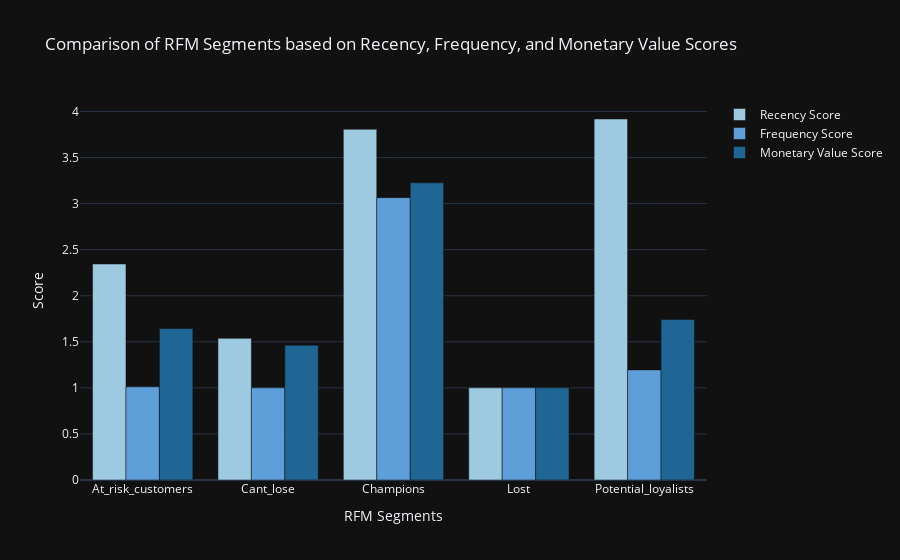

This figure's notebook cell:
### Code cell
# Calculate the average Recency, Frequency, and Monetary scores for each segment
segment_scores = df.groupby('RFMCustomerSegment')[['RecencyScore', 'FrequencyScore', 'MonetaryValueScore']].mean().reset_index()
# Create a grouped bar chart to compare segment scores
fig = go.Figure()

# Add bars for Recency score
fig.add_trace(go.Bar(
    x=segment_scores['RFMCustomerSegment'],
    y=segment_scores['RecencyScore'],
    name='Recency Score',
    marker_color='rgb(158,202,225)'
))

# Add bars for Frequency score
fig.add_trace(go.Bar(
    x=segment_scores['RFMCustomerSegment'],
    y=segment_scores['FrequencyScore'],
    name='Frequency Score',
    marker_color='rgb(94,158,217)'
))

# Add bars for Monetary score
fig.add_trace(go.Bar(
    x=segment_scores['RFMCustomerSegment'],
    y=segment_scores['MonetaryValueScore'],
    name='Monetary Value Score',
    marker_color='rgb(32,102,148)'
))

# Update the layout
fig.update_layout(
    title='Comparison of RFM Segments based on Recency, Frequency, and Monetary Value Scores',
    xaxis_title='RFM Segments',
    yaxis_title='Score',
    barmode='group',
    showlegend=True
)

fig.show()

### Figure 1 — Plotly figure (JSON) as saved in the notebook; plotly's stock layout.template omitted (floating-point values rounded to 4 significant figures)
{"data": [{"marker": {"color": "rgb(158,202,225)"}, "name": "Recency Score", "type": "bar", "x": ["At_risk_customers", "Cant_lose", "Champions", "Lost", "Potential_loyalists"], "y": [2.344, 1.538, 3.806, 1, 3.918]}, {"marker": {"color": "rgb(94,158,217)"}, "name": "Frequency Score", "type": "bar", "x": ["At_risk_customers", "Cant_lose", "Champions", "Lost", "Potential_loyalists"], "y": [1.011, 1, 3.065, 1, 1.195]}, {"marker": {"color": "rgb(32,102,148)"}, "name": "Monetary Value Score", "type": "bar", "x": ["At_risk_customers", "Cant_lose", "Champions", "Lost", "Potential_loyalists"], "y": [1.644, 1.462, 3.226, 1, 1.742]}], "layout": {"barmode": "group", "showlegend": true, "title": {"text": "Comparison of RFM Segments based on Recency, Frequency, and Monetary Value Scores"}, "xaxis": {"title": {"text": "RFM Segments"}}, "yaxis": {"title": {"text": "Score"}}}}
